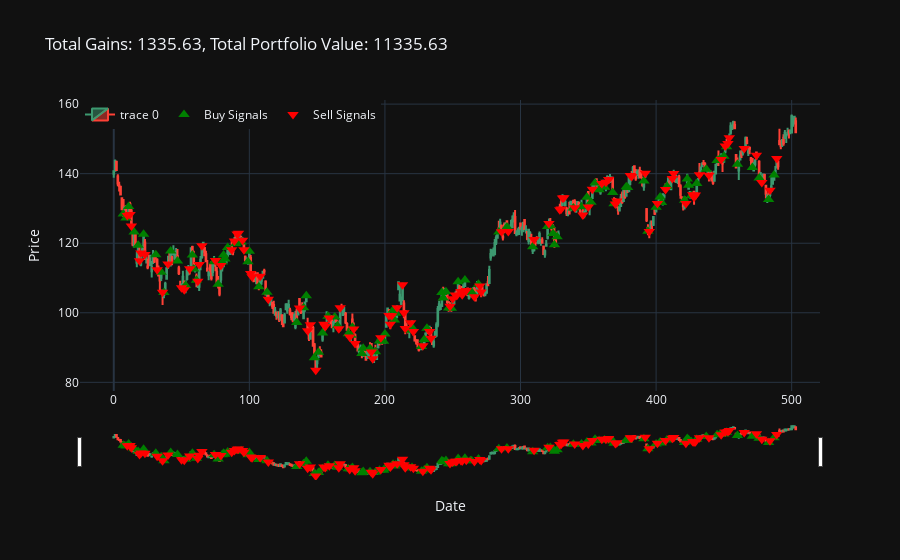

The cell this chart's notebook holds for it:
### Code cell
import plotly.graph_objects as go

starting_money = 10000

close = data['Close']
final_share_price = close[len(close) - 1]  # Final share price
total_portfolio_value = starting_money + shares_held * final_share_price
total_gains = total_portfolio_value - starting_money

fig = go.Figure()

# Candlestick trace
fig.add_trace(go.Candlestick(x=data.index,
                             open=data['Open'],
                             high=data['High'],
                             low=data['Low'],
                             close=data['Close']))

# Buy signals trace
fig.add_trace(go.Scatter(x=[data.index[i] for i in states_buy],
                         y=[close[i] for i in states_buy],
                         mode='markers',
                         name='Buy Signals',
                         marker=dict(symbol='triangle-up', size=10, color='green')))

# Sell signals trace
fig.add_trace(go.Scatter(x=[data.index[i] for i in states_sell],
                         y=[close[i] for i in states_sell],
                         mode='markers',
                         name='Sell Signals',
                         marker=dict(symbol='triangle-down', size=10, color='red')))

# Set layout
fig.update_layout(
    title=f'Total Gains: {total_gains:.2f}, Total Portfolio Value: {total_portfolio_value:.2f}',
    xaxis_title='Date',
    yaxis_title='Price',
    template='plotly_dark',
    legend=dict(x=0, y=1, orientation='h')
)

fig.show()

### Figure 1 — Plotly figure (JSON) as saved in the notebook; plotly's stock layout.template omitted (floating-point values rounded to 4 significant figures; data arrays with more than 128 entries replaced by an {"elided": "..."} marker saying what was removed)
{"data": [{"close": {"elided": "504 float values"}, "high": {"elided": "504 float values"}, "low": {"elided": "504 float values"}, "open": {"elided": "504 float values"}, "type": "candlestick", "x": {"elided": "504 int values"}}, {"marker": {"color": "green", "size": 10, "symbol": "triangle-up"}, "mode": "markers", "name": "Buy Signals", "type": "scatter", "x": [7, 9, 11, 15, 18, 22, 31, 35, 37, 42, 47, 53, 58, 59, 61, 74, 77, 80, 81, 82, 84, 90, 94, 99, 100, 107, 113, 135, 140, 142, 148, 151, 154, 158, 163, 165, 173, 175, 176, 183, 184, 189, 193, 196, 199, 200, 206, 207, 208, 218, 220, 227, 229, 231, 242, 243, 245, 247, 249, 254, 259, 263, 264, 269, 284, 290, 309, 320, 322, 324, 325, 327, 339, 345, 349, 352, 355, 358, 362, 368, 369, 378, 379, 391, 394, 400, 403, 404, 408, 421, 423, 424, 426, 430, 437, 445, 447, 450, 452, 460, 471, 476, 483, 487], "y": [128.4, 127.3, 130.5, 123.2, 119.4, 122.6, 116.7, 111.7, 105.8, 117.7, 114.9, 107.9, 116.6, 112.6, 109.4, 114.7, 108.2, 114.6, 116.6, 115.5, 118.8, 119.8, 120.3, 114.7, 117.7, 107.5, 105.9, 97.18, 101.5, 104.9, 87.07, 88.65, 94.17, 98.99, 98.82, 96.25, 93.95, 93.56, 95.85, 88.26, 89.81, 89.7, 88.8, 91.91, 91.78, 93.91, 100.7, 97.95, 99.87, 94.95, 95.78, 90.3, 92.31, 95.58, 105.8, 104.2, 106.1, 101.4, 101.3, 108.9, 109.5, 105.9, 105.9, 108.2, 123.2, 124.6, 119.0, 124.8, 125.1, 122.8, 119.5, 121.9, 130.1, 130.5, 133.2, 131.8, 137.4, 135.4, 136.1, 134.6, 131.4, 136.3, 136.0, 137.9, 123.4, 130.4, 133.3, 131.7, 136.4, 132.4, 138.4, 136.6, 133.6, 137.2, 141.3, 143.8, 144.2, 145.0, 147.7, 142.7, 141.8, 138.8, 132.6, 139.6]}, {"marker": {"color": "red", "size": 10, "symbol": "triangle-down"}, "mode": "markers", "name": "Sell Signals", "type": "scatter", "x": [10, 12, 13, 19, 20, 23, 32, 36, 40, 50, 52, 56, 62, 63, 65, 75, 79, 87, 89, 91, 92, 95, 96, 101, 102, 108, 114, 137, 143, 145, 149, 155, 156, 159, 166, 167, 174, 177, 178, 190, 191, 197, 203, 204, 205, 209, 213, 214, 215, 219, 221, 228, 233, 234, 248, 250, 252, 253, 256, 257, 260, 266, 270, 271, 286, 291, 310, 321, 329, 330, 331, 332, 340, 346, 350, 353, 360, 363, 365, 370, 371, 381, 382, 392, 395, 401, 407, 412, 413, 422, 427, 428, 429, 432, 439, 448, 451, 453, 454, 465, 474, 478, 484, 489], "y": [128.0, 128.2, 124.9, 115.0, 117.2, 116.7, 112.4, 105.9, 114.0, 107.2, 106.6, 112.7, 109.1, 113.9, 119.3, 115.0, 113.6, 118.1, 120.7, 122.7, 122.9, 120.9, 118.1, 111.3, 110.3, 110.5, 103.9, 101.4, 94.82, 96.58, 83.49, 96.73, 96.03, 98.5, 95.44, 101.4, 93.07, 95.31, 91.2, 88.71, 86.77, 92.8, 99.21, 96.73, 99.16, 101.4, 108.0, 100, 95.46, 97.1, 94.59, 90.51, 94.65, 92.66, 101.9, 104, 105.1, 104.9, 106.1, 105.2, 106.4, 104.6, 107.7, 106.0, 123.3, 123.4, 121.1, 125.7, 129.7, 129.9, 133.0, 133.1, 130.2, 128.1, 130.4, 135.5, 137.2, 137.5, 138.3, 131.2, 132.2, 139.5, 139.2, 140.1, 123.4, 131.4, 135.4, 138.6, 140.0, 131.4, 134.0, 133.2, 133.8, 139.7, 139.6, 144.1, 148.0, 148.7, 150.4, 147.2, 145.3, 137.4, 135.2, 144.3]}], "layout": {"legend": {"orientation": "h", "x": 0, "y": 1}, "title": {"text": "Total Gains: 1335.63, Total Portfolio Value: 11335.63"}, "xaxis": {"title": {"text": "Date"}}, "yaxis": {"title": {"text": "Price"}}}}
